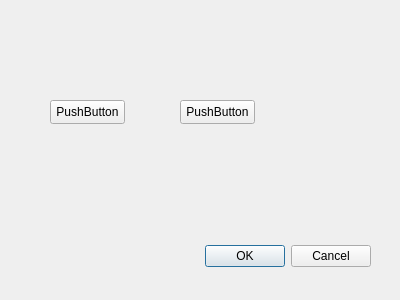
<?xml version="1.0" encoding="UTF-8"?>
<ui version="4.0">
 <class>Dialog_UI</class>
 <widget class="QDialog" name="Dialog_UI">
  <property name="geometry">
   <rect>
    <x>0</x>
    <y>0</y>
    <width>400</width>
    <height>300</height>
   </rect>
  </property>
  <property name="windowTitle">
   <string>Dialog</string>
  </property>
  <widget class="QDialogButtonBox" name="buttonBox">
   <property name="geometry">
    <rect>
     <x>30</x>
     <y>240</y>
     <width>341</width>
     <height>32</height>
    </rect>
   </property>
   <property name="orientation">
    <enum>Qt::Horizontal</enum>
   </property>
   <property name="standardButtons">
    <set>QDialogButtonBox::Cancel|QDialogButtonBox::Ok</set>
   </property>
  </widget>
  <widget class="QPushButton" name="pushButton">
   <property name="geometry">
    <rect>
     <x>50</x>
     <y>100</y>
     <width>75</width>
     <height>24</height>
    </rect>
   </property>
   <property name="text">
    <string>PushButton</string>
   </property>
  </widget>
  <widget class="QPushButton" name="pushButton_2">
   <property name="geometry">
    <rect>
     <x>180</x>
     <y>100</y>
     <width>75</width>
     <height>24</height>
    </rect>
   </property>
   <property name="text">
    <string>PushButton</string>
   </property>
  </widget>
 </widget>
 <resources/>
 <connections>
  <connection>
   <sender>buttonBox</sender>
   <signal>accepted()</signal>
   <receiver>Dialog_UI</receiver>
   <slot>accept()</slot>
   <hints>
    <hint type="sourcelabel">
     <x>248</x>
     <y>254</y>
    </hint>
    <hint type="destinationlabel">
     <x>157</x>
     <y>274</y>
    </hint>
   </hints>
  </connection>
  <connection>
   <sender>buttonBox</sender>
   <signal>rejected()</signal>
   <receiver>Dialog_UI</receiver>
   <slot>reject()</slot>
   <hints>
    <hint type="sourcelabel">
     <x>316</x>
     <y>260</y>
    </hint>
    <hint type="destinationlabel">
     <x>286</x>
     <y>274</y>
    </hint>
   </hints>
  </connection>
 </connections>
</ui>
